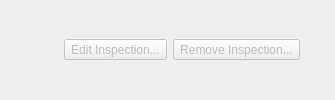
    <widget class="QWidget" name="widget_inspection" native="true">
     <layout class="QHBoxLayout" name="horizontalLayout_9">
      <property name="topMargin">
       <number>4</number>
      </property>
      <property name="bottomMargin">
       <number>4</number>
      </property>
      <item>
       <widget class="QLabel" name="lbl_inspection">
        <property name="textFormat">
         <enum>Qt::RichText</enum>
        </property>
       </widget>
      </item>
      <item>
       <spacer name="horizontalSpacer_6">
        <property name="orientation">
         <enum>Qt::Horizontal</enum>
        </property>
        <property name="sizeHint" stdset="0">
         <size>
          <width>40</width>
          <height>20</height>
         </size>
        </property>
       </spacer>
      </item>
      <item>
       <widget class="QToolButton" name="tbtn_edit_inspection">
        <property name="enabled">
         <bool>false</bool>
        </property>
        <property name="sizePolicy">
         <sizepolicy hsizetype="Minimum" vsizetype="Fixed">
          <horstretch>0</horstretch>
          <verstretch>0</verstretch>
         </sizepolicy>
        </property>
        <property name="statusTip">
         <string>Edit the selected inspection</string>
        </property>
        <property name="text">
         <string>Edit Inspection...</string>
        </property>
        <property name="icon">
         <iconset resource="../rc/resources.qrc">
          <normaloff>:/images/images/inspection_edit.png</normaloff>:/images/images/inspection_edit.png</iconset>
        </property>
        <property name="iconSize">
         <size>
          <width>16</width>
          <height>16</height>
         </size>
        </property>
        <property name="toolButtonStyle">
         <enum>Qt::ToolButtonTextBesideIcon</enum>
        </property>
       </widget>
      </item>
      <item>
       <widget class="QToolButton" name="tbtn_remove_inspection">
        <property name="enabled">
         <bool>false</bool>
        </property>
        <property name="sizePolicy">
         <sizepolicy hsizetype="Minimum" vsizetype="Fixed">
          <horstretch>0</horstretch>
          <verstretch>0</verstretch>
         </sizepolicy>
        </property>
        <property name="statusTip">
         <string>Remove the selected inspection</string>
        </property>
        <property name="text">
         <string>Remove Inspection...</string>
        </property>
        <property name="icon">
         <iconset resource="../rc/resources.qrc">
          <normaloff>:/images/images/inspection_remove.png</normaloff>:/images/images/inspection_remove.png</iconset>
        </property>
        <property name="iconSize">
         <size>
          <width>16</width>
          <height>16</height>
         </size>
        </property>
        <property name="toolButtonStyle">
         <enum>Qt::ToolButtonTextBesideIcon</enum>
        </property>
       </widget>
      </item>
      <item>
       <widget class="QPushButton" name="btn_clear_inspection">
        <property name="maximumSize">
         <size>
          <width>18</width>
          <height>18</height>
         </size>
        </property>
        <property name="statusTip">
         <string>Clear selection</string>
        </property>
        <property name="icon">
         <iconset resource="../rc/resources.qrc">
          <normaloff>:/images/images/clear.png</normaloff>:/images/images/clear.png</iconset>
        </property>
        <property name="flat">
         <bool>true</bool>
        </property>
       </widget>
      </item>
     </layout>
    </widget>
